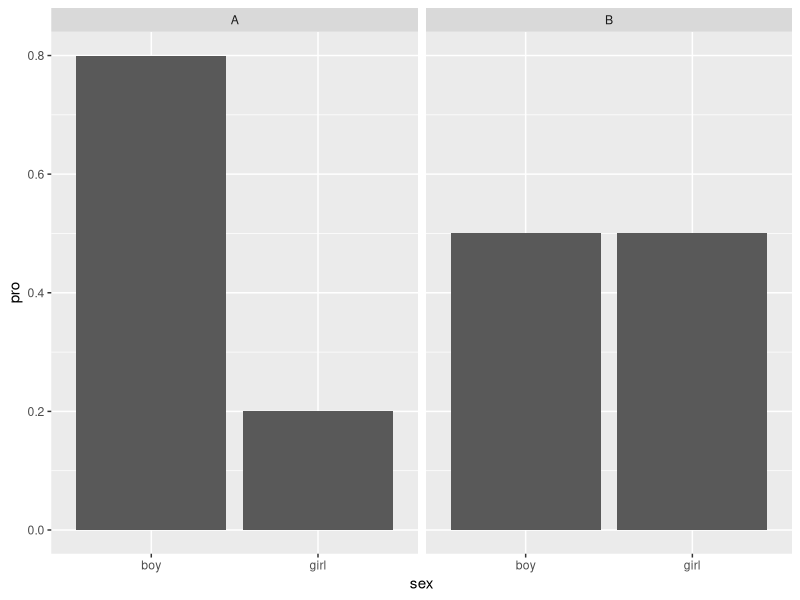
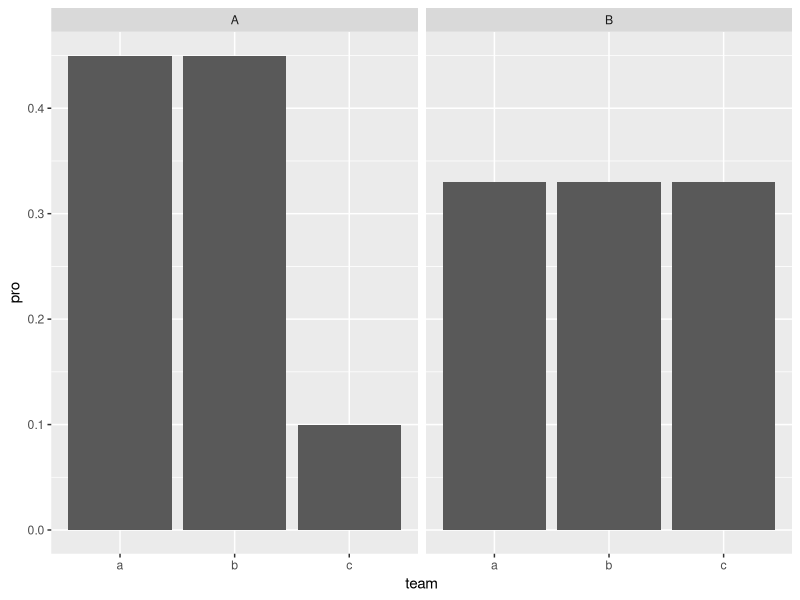
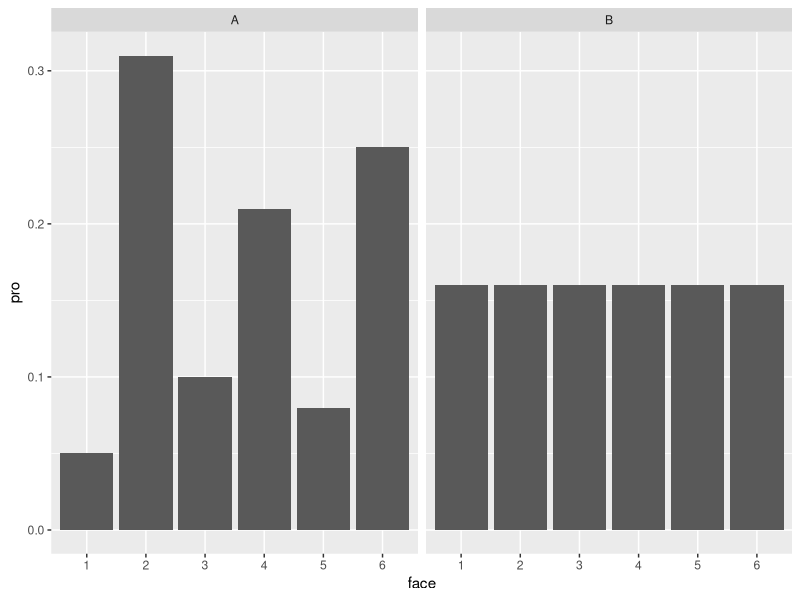
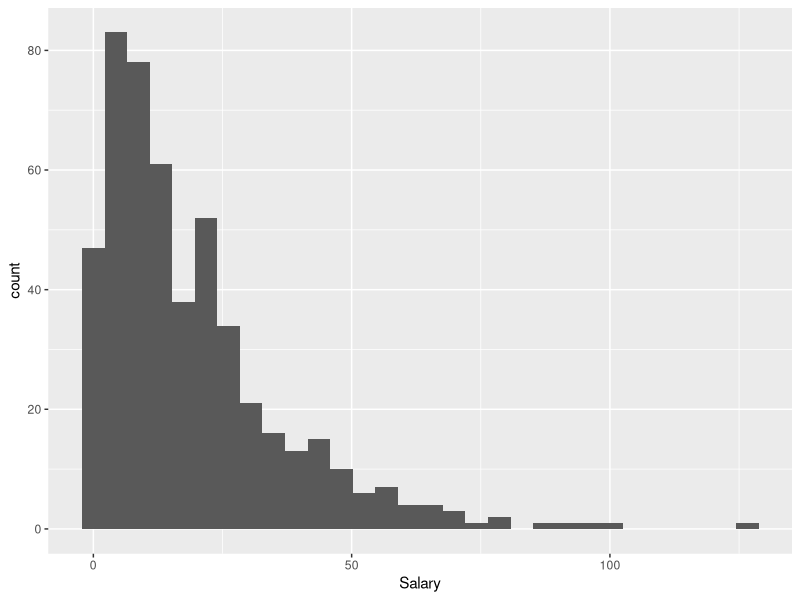
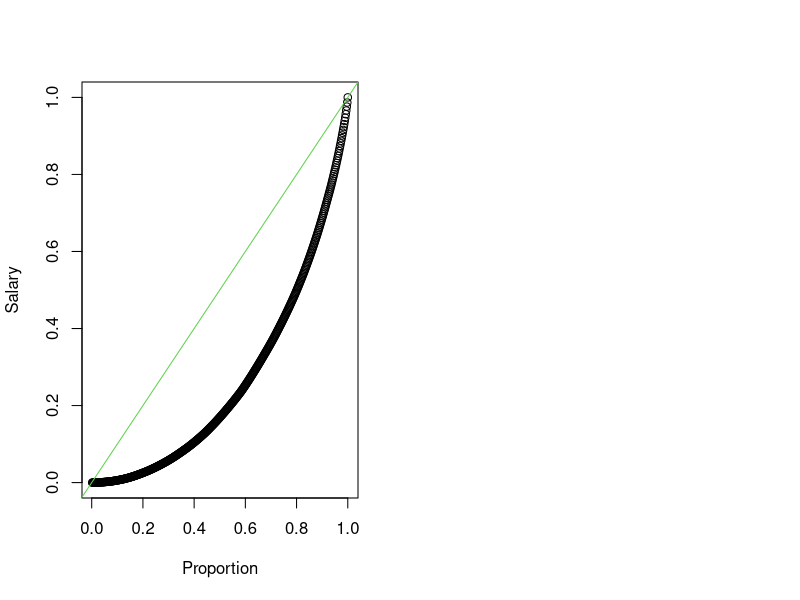
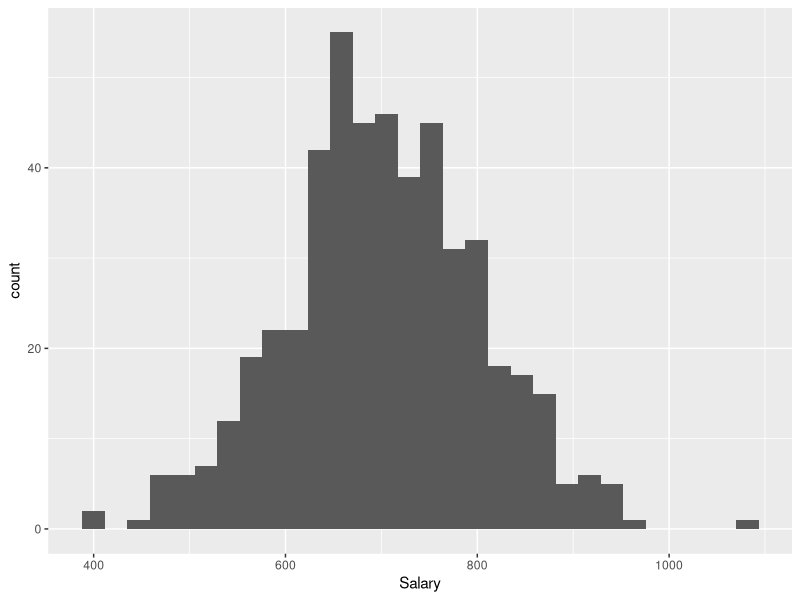
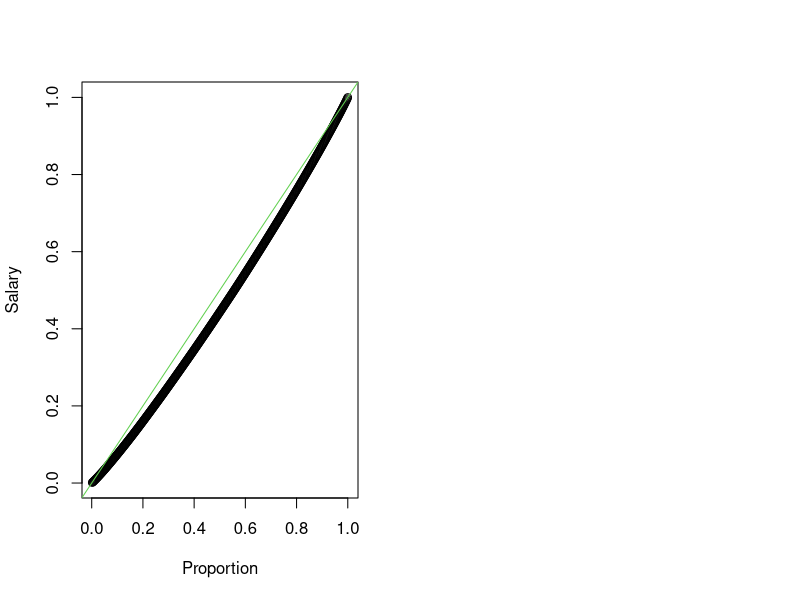
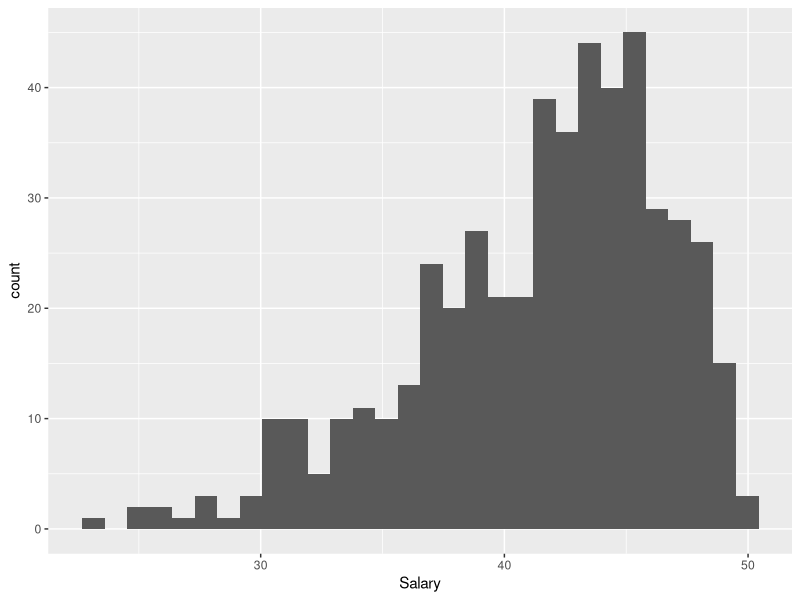

These figures' R source, in order:
## ---- chunk 1
knitr::opts_chunk$set(echo = TRUE)
## ---- chunk 2
library(ggplot2)
sex = c('boy', 'boy', 'girl','girl')
school = c('A', 'B', 'A', 'B')
pro = c(0.8, 0.5, 0.2, 0.5)
Data = data.frame(sex, school, pro)
ggplot(Data, aes(x=sex, y=pro)) + geom_bar(stat = 'identity') +  facet_wrap(~school)

team = c('a', 'a','b', 'b', 'c', 'c')
game = c('A', 'B', 'A', 'B', 'A', 'B')
pro = c(0.45, 0.33, 0.45, 0.33, 0.1, 0.33)
Data = data.frame(team, game, pro)
ggplot(Data, aes(x=team, y=pro)) + geom_bar(stat = 'identity') +  facet_wrap(~game)


face = as.character(rep(1:6, each = 2))
dice = c('A', 'B', 'A', 'B', 'A', 'B')
pro = c(0.05, 0.16, 0.31, 0.16, 0.1, 0.16, 0.21, 0.16, 0.08, 0.16, 0.25, 0.16)
Data = data.frame(face, dice, pro)
ggplot(Data, aes(x=face, y=pro)) + geom_bar(stat = 'identity') +  facet_wrap(~dice)

## ---- chunk 3
par(mfrow = c(1,2))
set.seed(1)
x = data.frame('Salary' = 100*rexp(500, 5))
ggplot(x, aes(Salary)) + geom_histogram()

Data = data.frame('Proportion' = seq(0, 1, length.out = 501)[-1], 'Salary' = cumsum(sort(x$Salary))/sum(x$Salary) )
plot(Data)
abline(0,1, col = 3)
(Gini = sum(0.002*(cumsum(sort(x$Salary))/sum(x$Salary)))/0.5)

## ---- chunk 4
par(mfrow = c(1,2))

set.seed(1)
x = data.frame('Salary' = rnorm(500, 10,2)*50+200)
ggplot(x, aes(Salary)) + geom_histogram()

Data = data.frame('Proportion' = seq(0, 1, length.out = 501)[-1], 'Salary' = cumsum(sort(x$Salary))/sum(x$Salary) )
plot(Data)
abline(0,1, col = 3)
(Gini = sum(0.002*(cumsum(sort(x$Salary))/sum(x$Salary)))/0.5)

## ---- chunk 5
par(mfrow = c(1,2))

set.seed(1)
x = data.frame('Salary' = rbeta(500, 10,2)*50)
ggplot(x, aes(Salary)) + geom_histogram()

Data = data.frame('Proportion' = seq(0, 1, length.out = 501)[-1], 'Salary' = cumsum(sort(x$Salary))/sum(x$Salary) )
plot(Data)
abline(0,1, col = 3)
(Gini = sum(0.002*(cumsum(sort(x$Salary))/sum(x$Salary)))/0.5)

## ---- chunk 6
{y = function(p) -p*log(p)-(1-p)*log(1-p)
curve(y, 0, 1, xlab = 'boy %', ylab = 'Entropy ', main = 'Example1 : where Entropy is the highest?')
abline(v = 0.5, col = 2)
points(0.5, y(0.5), col = 2, pch = 2, cex = 2)
points(0.2, y(0.2), col = 4, pch = 2, cex = 2)
text(0.6, y(0.5), 'A team' , col =2)
text(0.3, y(0.2), 'B team' , col =4)}

library(scatterplot3d)
x <- seq(0, 1, 0.01)
y <- seq(0, 1, 0.01)
d = expand.grid(x,y)
fdejong <- function (x, y) -(x*log(x)+y*log(y)+(1-x-y)*log(1-x-y))
z = fdejong(d$Var1, d$Var2)
z[z == 'NaN'] <- 0

scatterplot3d(d$Var1, d$Var2, z, highlight.3d=TRUE, col.axis="blue",
   col.grid="lightblue", pch=20, xlab = 'p1', ylab = 'p2', main = 'Example2 : where Entropy is the highest?')

d[which(z == max(z))[1],]
